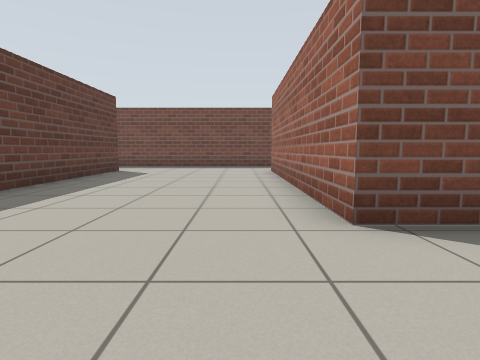
view 1 (above)

18 first-person views from a walk through a robot-simulator world made for Gazebo. The camera is 0.72 m above the floor, tilts 6° down and sees 80° across. The floor is counted in squares, 1 m on a side. Each view is taken from the middle of a square. On the plan, view 1 faces up. The plan holds only what a view shows up to about 10 squares ahead; the rest is blank. The place goes on beyond the plan.

view 2
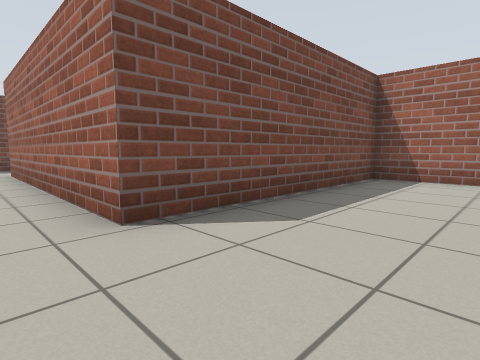

view 3
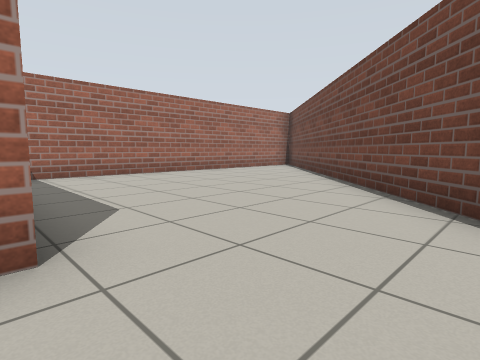

view 4
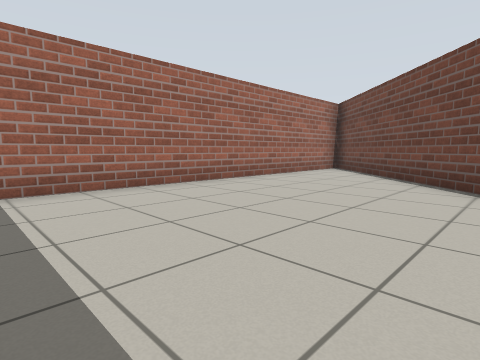

view 5
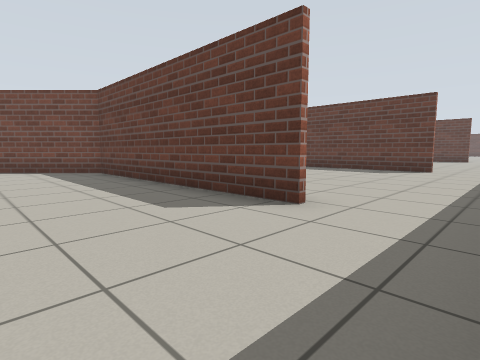

view 6
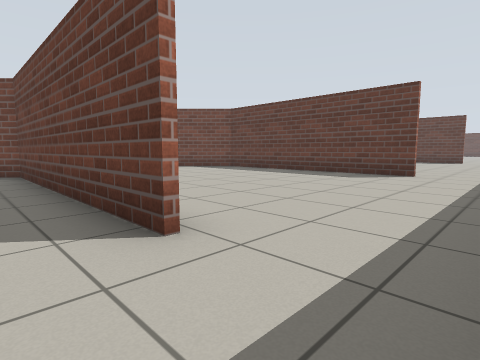

view 7
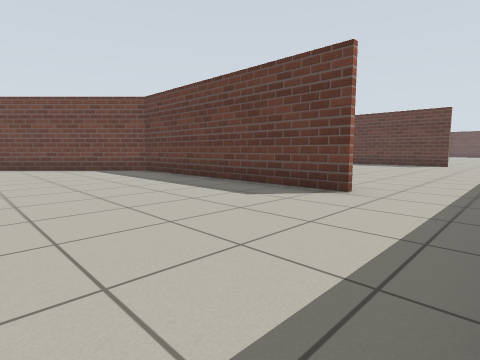

view 8
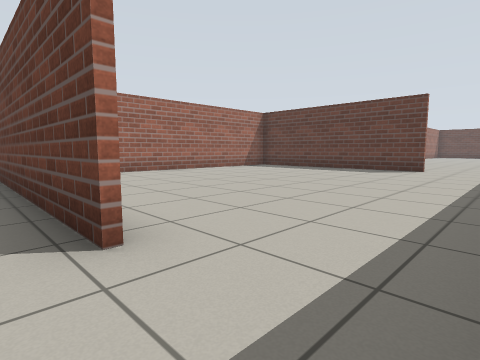

view 9
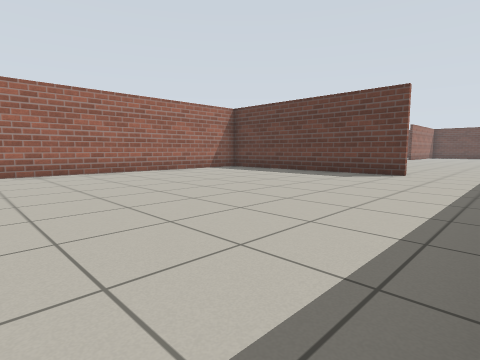

view 10
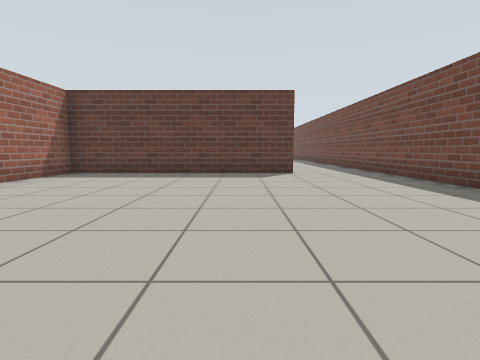

view 11
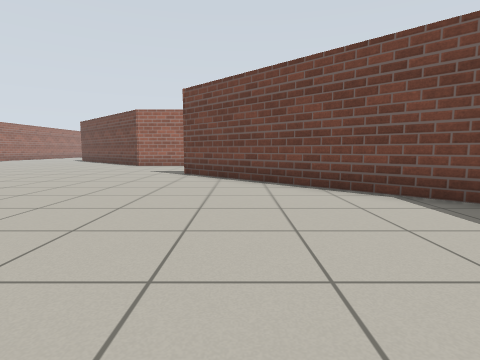

view 12
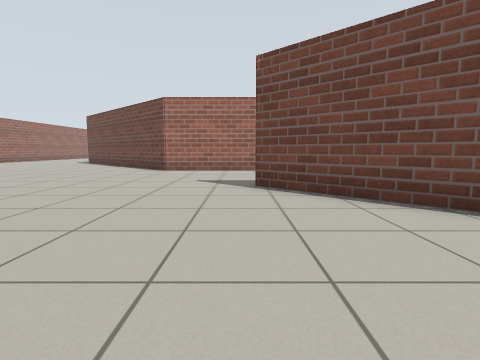

view 13
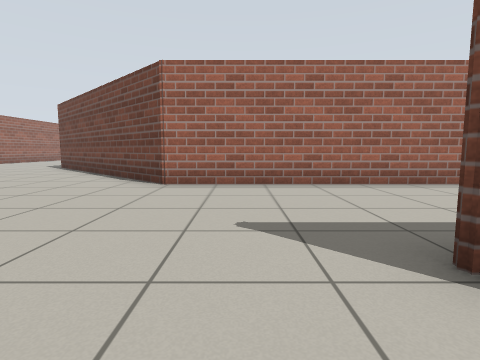

view 14
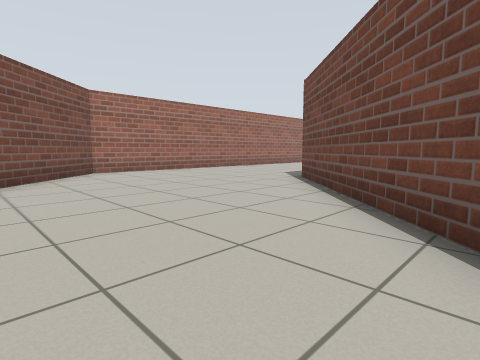

view 15
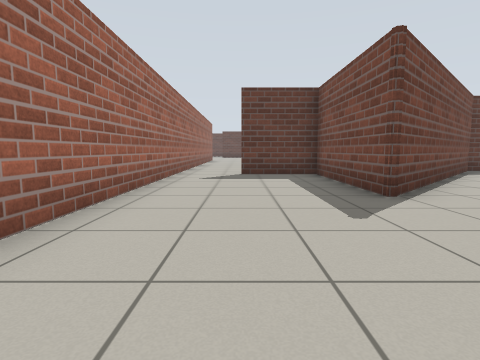

view 16
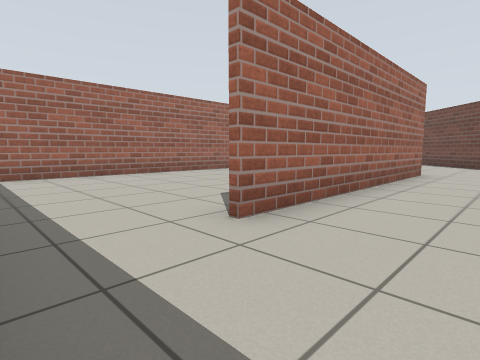

view 17
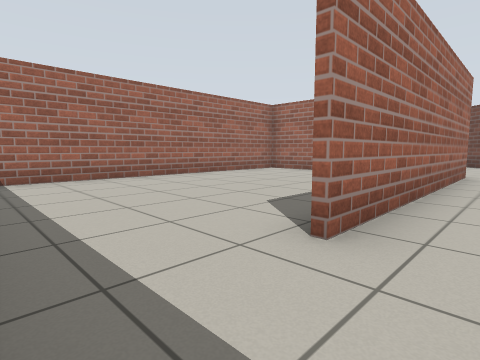

view 18
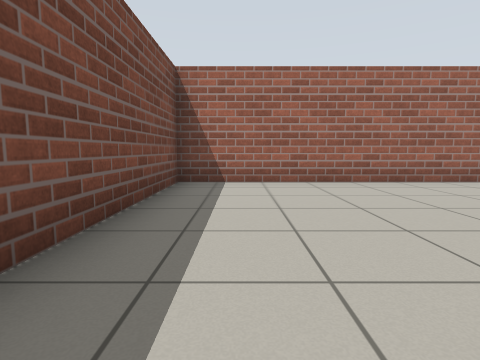

### Floor plan
Points are (right, up) in squares from view 1. A wall is a line through its corners. A room is listed if a view was taken in it or the views show most of it. See-through windows are left out.
Room 1 (views 1, 2, 4)
walls: (-0.8, -0.7) (6.5, -7.9); (7.3, -7.1) (7.3, 2.7) (1.1, 2.7)
ways out: opening at (-0.3, 2) to room 2
Room 2 (views 3, 5, 6, 7, 8, 9, 10, 11, 12, 13, 14, 15, 16, 17, 18)
walls: (-4.2, 10) (-4.2, 2.8) (-2, 0.6); (1.1, 2.7) (1.1, 10); (-11.7, 10) (-11.7, 2.7) (-6.2, -2.7) (-10.4, -2.7) (-10.4, -5); (7.3, 4.9) (7.3, 12.4) (1, 12.4); (-12.1, -6.9) (-3.4, -6.9) (2.2, -12.6); (-18.1, 12.4) (-23.1, 12.4); (-21.8, 9.8) (-21.8, 2.8) (-13.7, 2.8); (7.3, -11.1) (7.3, -9) (4.9, -6.5)
ways out: opening at (-0.3, 2) to room 1; opening at (-23, 11); opening at (-11.5, -5.5)

Where each view was taken, in squares from view 1:
view 1: 0 up, 0 right, facing up
view 2: 0 up, 0 right, facing up-right
view 3: 3 up, 1 left, facing down-right
view 4: 2 up, 2 right, facing down-right
view 5: 12 up, 1 left, facing down-left
view 6: 12 up, 3 left, facing down-left
view 7: 12 up, 7 left, facing down-left
view 8: 12 up, 11 left, facing down-left
view 9: 12 up, 13 left, facing down-left
view 10: 8 up, 13 left, facing left
view 11: 6 up, 8 left, facing down
view 12: 3 up, 6 left, facing down
view 13: 1 down, 5 left, facing down
view 14: 6 down, 2 left, facing down-right
view 15: 5 down, 2 left, facing left
view 16: 12 up, 1 left, facing down-right
view 17: 12 up, 0 right, facing down-right
view 18: 11 up, 1 right, facing right
